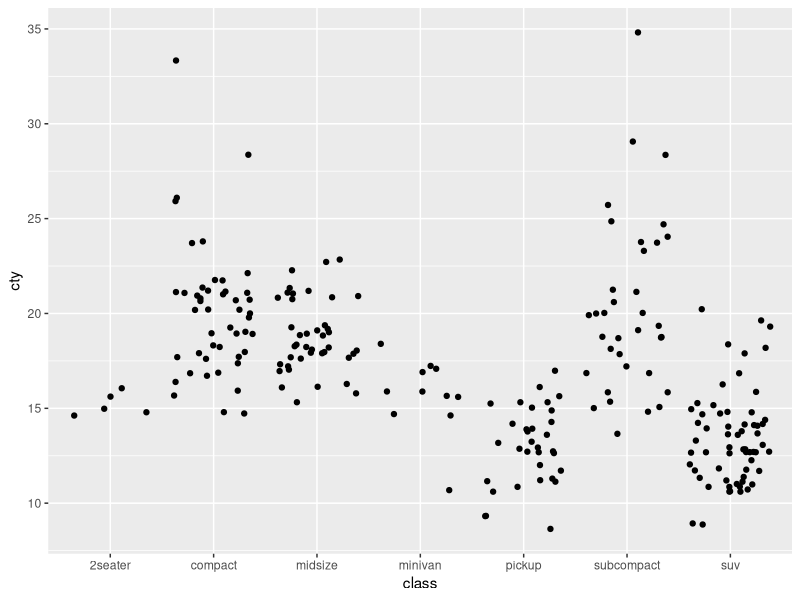

This figure's R source:
## ---- chunk 1
knitr::opts_chunk$set(echo = TRUE)
library(tidyverse)
## ---- chunk 2
ggplot(data=mpg, aes(x=class, y=cty))+
  geom_jitter()
